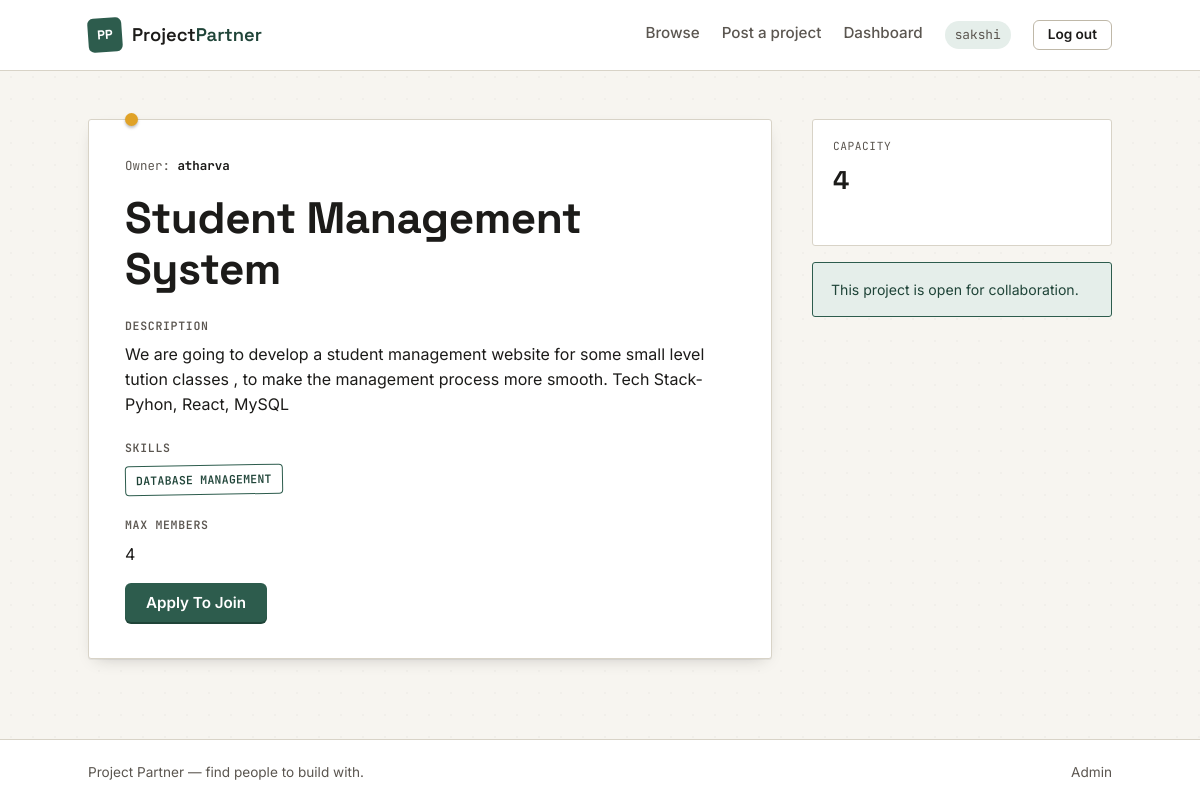
The app's page /project/2/ (signed in) with its own data.
### projects/models.py (models this page shows, shortened)
class Project(models.Model):
    owner = models.ForeignKey(
        User,
        on_delete=models.CASCADE
    )
    title = models.CharField(max_length=200)
    description = models.TextField()
    required_skills = models.CharField(max_length=300)
    max_members = models.IntegerField()
    created_at = models.DateTimeField(auto_now_add=True)

### projects/views.py (the view)
def project_detail(request, project_id):
    project = get_object_or_404(
        Project,
        id=project_id
    )
    return render(
        request,
        'project_detail.html',
        {'project': project}
    )

### templates/project_detail.html
{% extends "base.html" %}
{% block content %}
<div class="wrap">
    <div class="detail-layout">
        <article class="detail-card">
            <p class="detail-card__owner">Owner: <strong>{{ project.owner }}</strong></p>
            <h1>{{ project.title }}</h1>
            <p class="detail-card__section-label">Description</p>
            <p>{{ project.description }}</p>
            <p class="detail-card__section-label">Skills</p>
            <div class="tag-row">
                <span class="tag tag--pine">{{ project.required_skills }}</span>
            </div>
            <p class="detail-card__section-label">Max Members</p>
            <p>{{ project.max_members }}</p>
            {% if request.user == project.owner %}
                <button type="button" class="btn btn--ghost">Edit Project</button>
            {% else %}
                <a href="{% url 'apply_to_join' project.id %}" class="btn btn--primary">Apply To Join</a>
            {% endif %}
        </article>
        <aside class="detail-sidebar">
            <div class="stat-box">
                <p class="stat-box__label">Capacity</p>
                <p class="stat-box__value">{{ project.max_members }}</p>
            </div>
            <div class="owner-note">
                This project is open for collaboration.
            </div>
        </aside>
    </div>
</div>
{% endblock %}

### templates/base.html (shortened to what this page needs)
{% load static %}<!DOCTYPE html>
<html lang="en">
<head>
<link rel="stylesheet" href="{% static 'css/style.css' %}">
</head>
<body>
<header class="site-header">
  <div class="wrap site-header__inner">
    <a href="{% url 'home' %}" class="brand">
      <span class="brand__mark">PP</span>
      <span class="brand__name">Project<em>Partner</em></span>
    </a>
    <nav class="main-nav">
      {% if user.is_authenticated %}
        <a href="{% url 'browse_projects' %}" class="main-nav__link{% if request.resolver_match.url_name == 'browse_projects' %} is-active{% endif %}">Browse</a>
        <a href="{% url 'create_project' %}" class="main-nav__link{% if request.resolver_match.url_name == 'create_project' %} is-active{% endif %}">Post a project</a>
        <a href="{% url 'dashboard' %}" class="main-nav__link{% if request.resolver_match.url_name == 'dashboard' %} is-active{% endif %}">Dashboard</a>
        <span class="main-nav__user">{{ user.username }}</span>
        <form action="{% url 'logout' %}" method="post" class="inline-form">
          <button type="submit" class="btn btn--ghost btn--sm">Log out</button>
        </form>
      {% else %}
        <a href="{% url 'browse_projects' %}" class="main-nav__link{% if request.resolver_match.url_name == 'browse_projects' %} is-active{% endif %}">Browse</a>
        <a href="{% url 'login' %}" class="btn btn--ghost btn--sm">Log in</a>
        <a href="{% url 'register' %}" class="btn btn--primary btn--sm">Sign up</a>
      {% endif %}
    </nav>
  </div>
</header>
<main class="site-main">
  {% block content %}{% endblock %}
</main>
<footer class="site-footer">
  <div class="wrap site-footer__inner">
    <span>Project Partner &mdash; find people to build with.</span>
    <a href="{% url 'admin:index' %}" class="site-footer__admin">Admin</a>
  </div>
</footer>
</body>
</html>

### records on screen
Project: owner "atharva", title "Student Management System", description "We are going to develop a student management website for some small level tution classes , to make the management process more smooth. Tech Stack- Pyhon, React, MySQL", required_skills "DATABASE MANAGEMENT", max_members "4"

### other values on screen
{{ user.username }} "sakshi"
